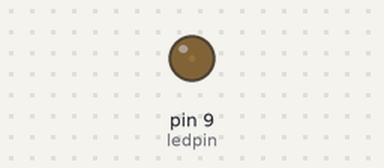
This sketch was run on a simulated Arduino Uno, built with avr-gcc and run on an emulated ATmega328P. Parts: output pins drawn as LEDs (lit = HIGH).

Above: at 0.05 s.
At 1.15 s:
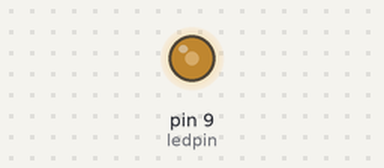
At 2.3 s:
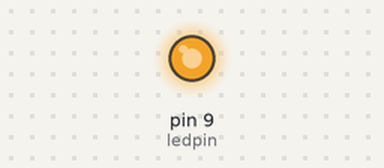
At 4.6 s:
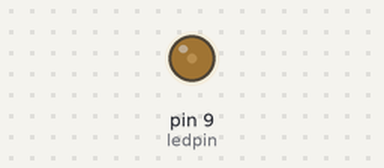
Timing chart, 0 to 6.7 s (numbered marks = the images above):
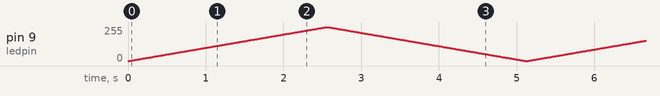

The sketch:

LED-PWM.ino
```cpp
const byte ledpin = 9;

void setup() {
  // put your setup code here, to run once:
pinMode (ledpin, OUTPUT);
}

void loop() {
  // put your main code here, to run repeatedly:
for (int i = 0; i<=255; i++)
{
  analogWrite (ledpin, i);
  delay (10);
}

for (int i = 255; i>=0; i--)
{
  analogWrite (ledpin, i);
  delay (10);
}
}
```
